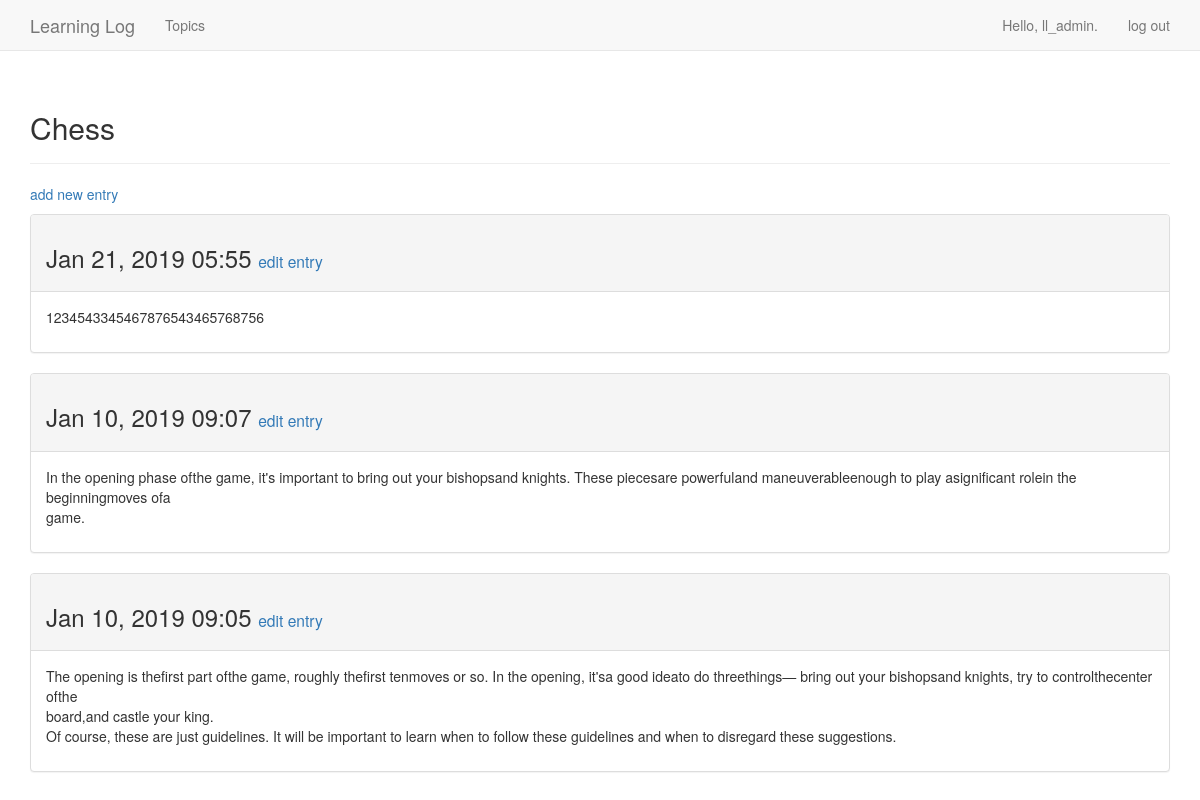
Page /topics/4/ (signed in) on the committed database.
### learning_logs/models.py (models this page shows, shortened)
class Topic(models.Model):
    text = models.CharField(max_length=200)
    date_added = models.DateTimeField(auto_now_add=True)
    owner = models.ForeignKey(User, on_delete=models.CASCADE)
    def __str__(self):
        return self.text

class Entry(models.Model):
    topic = models.ForeignKey(Topic,on_delete=models.CASCADE,)
    text = models.TextField()
    date_added = models.DateTimeField(auto_now_add=True)
    class Meta:
        verbose_name_plural = 'entries'

### learning_logs/views.py (the view)
# urls.py: re_path('topics/(?P<topic_id>\d+)/', views.topic, name='topic'),
@login_required
def topic(request, topic_id):
    topic = get_object_or_404(Topic, id=topic_id)
    check_topic_owner(request,topic)
    entries = topic.entry_set.order_by('-date_added')
    context = {'topic': topic, 'entries': entries}
    return render(request, 'learning_logs/topic.html', context)

### learning_logs/views.py (called while the page is built)
def check_topic_owner(request,topic):
    if topic.owner != request.user:
        raise Http404

### learning_logs/templates/learning_logs/topic.html
{% extends 'learning_logs/base.html' %}
{% block header %}
  <h2>{{ topic }}</h2>
{% endblock header %}
{% block content %}
  <p>
    <a href="{% url 'learning_logs:new_entry' topic.id %}">add new entry</a>
  </p>
  {% for entry in entries %}
    <div class="panel panel-default">
      <div class="panel-heading">
        <h3>
          {{ entry.date_added|date:'M d, Y H:i' }}
          <small>
            <a href="{% url 'learning_logs:edit_entry' entry.id %}">
              edit entry</a>
          </small>
        </h3>
      </div>
      <div class="panel-body">
        {{ entry.text|linebreaks }}
      </div>
    </div>
  {% empty %}
    There are no entries for this topic yet.
  {% endfor %}
{% endblock content %}

### learning_logs/templates/learning_logs/base.html (shortened to what this page needs)
{% load bootstrap3 %}
<!DOCTYPE html>
<html lang="en">
  <head>
    {% bootstrap_css %}
  </head>
  <body>
    <nav class="navbar navbar-default navbar-static-top">
      <div class="container">
        <div class="navbar-header">
          <a class="navbar-brand" href="{% url 'learning_logs:index' %}">
              Learning Log</a>
        </div>
        <div id="navbar" class="navbar-collapse collapse">
          <ul class="nav navbar-nav">
            <li><a href="{% url 'learning_logs:topics' %}">Topics</a></li>
          </ul>
          <ul class="nav navbar-nav navbar-right">
            {% if user.is_authenticated %}
              <li><a>Hello, {{ user.username }}.</a></li>
              <li><a href="{% url 'users:logout' %}">log out</a></li>
            {% else %}
              <li><a href="{% url 'users:register' %}">register</a></li>
              <li><a href="{% url 'users:login' %}">log in</a></li>
            {% endif %}
          </ul>
        </div>
      </div>
    </nav>
    <div class="container">
      <div class="page-header">
        {% block header %}{% endblock header %}
      </div>
      <div>
        {% block content %}{% endblock content %}
      </div>
    </div>
  </body>
</html>

### rows in the picture
Topic: text "Chess"
Entry: date_added "Jan 21, 2019 05:55", text "1234543345467876543465768756"
Entry: date_added "Jan 10, 2019 09:07", text "In the opening phase ofthe game, it's important to bring out your bishopsand knights. These piecesare powerfuland maneuverableenough to play asignificant rolein the beginningmoves ofa game."
Entry: date_added "Jan 10, 2019 09:05", text "The opening is thefirst part ofthe game, roughly thefirst tenmoves or so. In the opening, it'sa good ideato do threethings— bring out your bishopsand knights, try to controlthecenter ofthe board,and castle your king. Of course, these are just guidelines. It will be important to learn when to follow these guidelines and when to disregard these suggestions."

### other values in the picture
{{ user.username }} "ll_admin"
